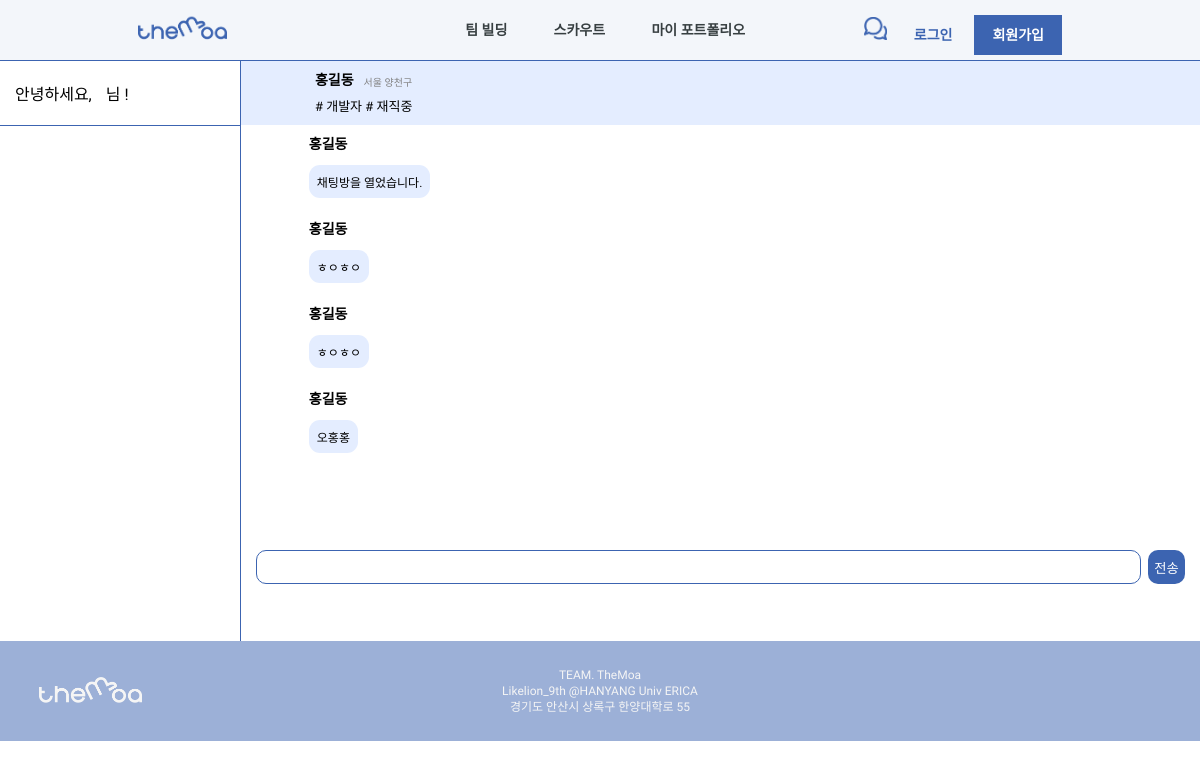
The app's page /chat/1/2/ with its own data.
### users/models.py (models this page shows)
class User(AbstractUser):
    image = models.ImageField(default="image/users/none/profile_default.png", upload_to="image/users" , blank=True, null=False)
    name = models.CharField(default='', max_length=300)
    birth_date = models.DateField(default=timezone.now)
    address_sido = models.CharField(default='', choices=LOCATE_CHOICES, max_length=200)
    address_gungu = models.CharField(default='', max_length=200)
    career = models.CharField(default='0', max_length=200, choices=CAREER_CHOICES)
    state = models.CharField(default='', blank=True, null=False, max_length=200, choices=STATE_CHOICES)
    role = MultiSelectField(default='Etc', choices=ROLE_CHOICES, max_choices=4, max_length=200)
    intro = models.TextField(default="", blank=True, null=False)

### chat/models.py (models this page shows)
class ChatLog(models.Model):
    chat_room_id = models.ForeignKey(ChatList, on_delete=models.CASCADE, null=True, related_name='related_chat')
    chat_user = models.ForeignKey(User, on_delete=models.CASCADE)
    chat_text = models.TextField()

### chat/views.py (the view, shortened to what this page needs)
# urls.py: path('<str:me_id>/<str:opp_id>/', create_chat_room, name='create_chat_room'),
def create_chat_room(request, me_id, opp_id):
    chat_room_id = create_room_id(me_id, opp_id)
    if ChatList.objects.filter(chat_room_id=chat_room_id).exists():
        return room(request, chat_room_id)

### chat/views.py (called while the page is built)
def create_room_id(num1, num2):
    if num1 < num2:
        id = num1 + "id" + num2
        return id
    else:
        id = num2 + "id" + num1
        return id

def opp_id(my_id, chat_room_id):
    array = chat_room_id.split("id")
    for id in array:
        if str(my_id) != id:
            return id

### templates/chat/room.html (shortened to what this page needs)
{% extends '../base.html' %}
        {% load static %}
        {% block extrahead %}
        <link rel="stylesheet" href="../../../static/css/chat/chat.css">
        {% endblock %}
    {% block content %}
        <div class="back-box">
            <div class="index-box">
                <div class="top-box index">
                    <div>안녕하세요, <div id="user-name">{{user.name}}</div>님 !</div>
                </div>
            </div>
            <div class="chat-room-box">
                <div class="top-box chat">
                    <div class="row">
                        <div class="chat-profile-img"></div>
                        <div class="col">
                            <div class="row">
                                <div id="name">{{opp_obj.name}}</div>
                                <div id="location">{{opp_obj.address_sido}} {{opp_obj.address_gungu}}</div>
                            </div>
                            <div id="role-state"># {{opp_obj.get_role_display}}  # {{opp_obj.get_state_display}}</div>
                        </div>
                    </div>
                </div>
                <div class="chat-log">
                    {% for chat_log in chat_logs %}
                    {% if user == chat_log.chat_user %}
                        <div class="right">
                            <p class="chat-box">{{chat_log.chat_text}}</p>
                            <div class="chat-box-tail"></div>
                        </div>
                    {% else %}
                        <div class="left">
                            <div class="row">
                                <div class="chat-profile-img"></div>
                                <div class="col" style="padding-left: 10px;">
                                    <div class="bold">{{chat_log.chat_user.name}}</div>
                                    <p class="chat-box">{{chat_log.chat_text}}</p>
                                </div>
                            </div>
                        </div>
                    {% endif %}
                    {% endfor %}
                </div>
                <div class="chat-input-box">
                    <input id="chat-message-input" type="text" size="100"><br>
                    <input id="chat-message-submit" type="button" value="전송">
                </div>
            </div>
        </div>
    {% endblock %}

### static/css/base.css (style rules this page uses)
body, html { margin: 0; padding : 0; font-family: 'Mulish', sans-serif; }

### static/css/chat/chat.css (style rules this page uses)
.row { display: flex; flex-direction: row; }
.col { display: flex; flex-direction: column; }
.back-box { display: flex; flex-direction: row; border-top: 1px solid rgba(60, 100, 177, 1); }
.top-box.index { border-bottom: 1px solid rgba(60, 100, 177, 1); display: flex; align-items: center; }
.top-box.index > div { padding-left: 15px; }
.top-box.chat { background-color: rgba(228, 237, 255, 1); }
.top-box { width: 100%; height: 64px; }
.top-box > .row > .chat-profile-img { margin-top: 8px; margin-right: 10px; margin-left: 2%; }
.top-box > .row > .col > .row { align-items: flex-end; padding-top: 8px; margin-bottom: 7px; }
.top-box > .row > .col > .row > #name { font-size: 14px; font-weight: bold; padding-right: 10px; }
.top-box > .row > .col > .row > #location { font-size: 10px; color: gray; }
.top-box > .row > .col > #role-state { font-size: 13px; }
.index-box { border-right: 1px solid rgba(60, 100, 177, 1); width: 300px; height: 580px; overflow-y: auto; }
.chat-profile-img { width: 45px; height: 45px; background-image: url('../../../media/profile_default.png'); border-radius: 100%; }
.chat-room-box { width: 100%; padding-bottom: 15px; }
.chat-log { height: 420px; padding-left: 5px; padding-right: 5px; padding-bottom: 5px; overflow-y: auto; }
.chat-box { display: inline; border-radius: 11px; padding: 8px; font-size: 12px; }
.chat-log > .left { text-align: left; margin: 8px; }
.col > p { background-color: rgba(228, 237, 255, 1); }
.chat-input-box { display: flex; flex-direction: row; justify-content: center; }
.bold { font-size: 14px; font-weight: bold; }
#chat-message-input { width: 90%; height: 30px; border: 1px solid rgba(60, 100, 177, 1); border-radius: 10px; margin-right: 7px; padding-left: 10px; padding-right: 10px; }
#chat-message-submit { border: none; border-radius: 10px; background-color: rgba(60, 100, 177, 1); color: white; }

### records on screen
User: name "홍길동", address_sido "서울", address_gungu "양천구", role "개발자", state "재직중"
ChatLog: chat_user.name "홍길동", chat_text "채팅방을 열었습니다."
ChatLog: chat_user.name "홍길동", chat_text "ㅎㅇㅎㅇ"
ChatLog: chat_user.name "홍길동", chat_text "ㅎㅇㅎㅇ"
ChatLog: chat_user.name "홍길동", chat_text "오홍홍"
